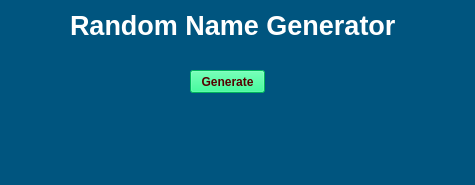
<?xml version="1.0" encoding="UTF-8"?>
<ui version="4.0">
 <class>MainWindow</class>
 <widget class="QMainWindow" name="MainWindow">
  <property name="geometry">
   <rect>
    <x>0</x>
    <y>0</y>
    <width>475</width>
    <height>185</height>
   </rect>
  </property>
  <property name="windowTitle">
   <string>MainWindow</string>
  </property>
  <property name="styleSheet">
   <string notr="true">background-color: rgb(0, 85, 127);</string>
  </property>
  <widget class="QWidget" name="centralwidget">
   <widget class="QLabel" name="label">
    <property name="geometry">
     <rect>
      <x>70</x>
      <y>10</y>
      <width>351</width>
      <height>31</height>
     </rect>
    </property>
    <property name="font">
     <font>
      <pointsize>20</pointsize>
      <weight>75</weight>
      <bold>true</bold>
     </font>
    </property>
    <property name="styleSheet">
     <string notr="true">color: rgb(255, 255, 255);</string>
    </property>
    <property name="text">
     <string>Random Name Generator</string>
    </property>
   </widget>
   <widget class="QPushButton" name="pushButton">
    <property name="geometry">
     <rect>
      <x>190</x>
      <y>70</y>
      <width>75</width>
      <height>23</height>
     </rect>
    </property>
    <property name="font">
     <font>
      <weight>75</weight>
      <bold>true</bold>
     </font>
    </property>
    <property name="styleSheet">
     <string notr="true">background-color: rgb(0, 255, 127);
color: rgb(85, 0, 0);</string>
    </property>
    <property name="text">
     <string>Generate</string>
    </property>
   </widget>
   <widget class="QLabel" name="label_2">
    <property name="geometry">
     <rect>
      <x>90</x>
      <y>120</y>
      <width>261</width>
      <height>20</height>
     </rect>
    </property>
    <property name="font">
     <font>
      <pointsize>14</pointsize>
      <weight>75</weight>
      <bold>true</bold>
     </font>
    </property>
    <property name="styleSheet">
     <string notr="true">color: rgb(255, 255, 0);</string>
    </property>
    <property name="text">
     <string/>
    </property>
    <property name="alignment">
     <set>Qt::AlignCenter</set>
    </property>
   </widget>
  </widget>
  <widget class="QStatusBar" name="statusbar"/>
 </widget>
 <resources/>
 <connections/>
</ui>
